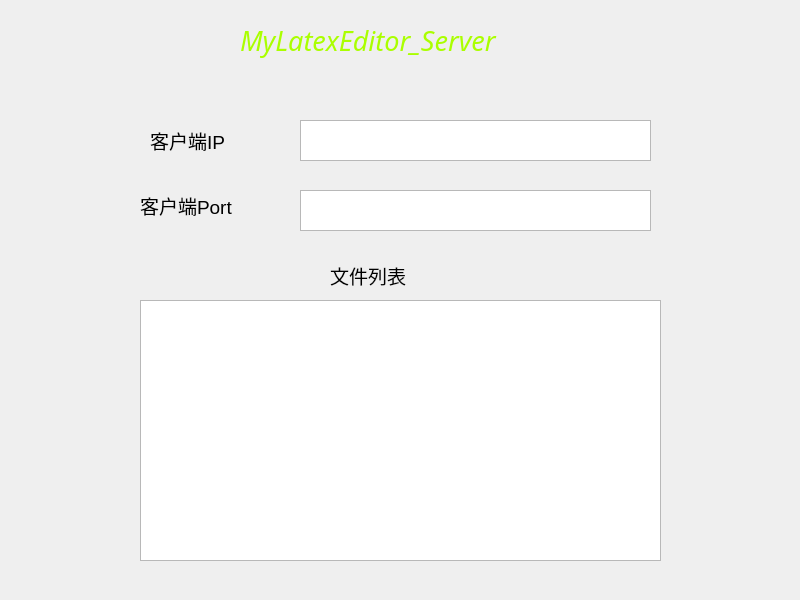
<?xml version="1.0" encoding="UTF-8"?>
<ui version="4.0">
 <class>Widget</class>
 <widget class="QWidget" name="Widget">
  <property name="geometry">
   <rect>
    <x>0</x>
    <y>0</y>
    <width>800</width>
    <height>600</height>
   </rect>
  </property>
  <property name="windowTitle">
   <string>Widget</string>
  </property>
  <widget class="QLabel" name="label">
   <property name="geometry">
    <rect>
     <x>150</x>
     <y>120</y>
     <width>121</width>
     <height>41</height>
    </rect>
   </property>
   <property name="font">
    <font>
     <pointsize>14</pointsize>
    </font>
   </property>
   <property name="text">
    <string>客户端IP</string>
   </property>
  </widget>
  <widget class="QLabel" name="label_2">
   <property name="geometry">
    <rect>
     <x>140</x>
     <y>190</y>
     <width>141</width>
     <height>31</height>
    </rect>
   </property>
   <property name="font">
    <font>
     <pointsize>14</pointsize>
    </font>
   </property>
   <property name="text">
    <string>客户端Port</string>
   </property>
  </widget>
  <widget class="QLabel" name="label_3">
   <property name="geometry">
    <rect>
     <x>240</x>
     <y>20</y>
     <width>331</width>
     <height>41</height>
    </rect>
   </property>
   <property name="font">
    <font>
     <family>Harlow Solid Italic</family>
     <pointsize>20</pointsize>
     <italic>true</italic>
     <bold>false</bold>
    </font>
   </property>
   <property name="styleSheet">
    <string notr="true">font: italic 20pt &quot;Harlow Solid Italic&quot;;
color: rgb(170, 255, 0);</string>
   </property>
   <property name="text">
    <string>MyLatexEditor_Server</string>
   </property>
  </widget>
  <widget class="QTextEdit" name="ipLineEdit">
   <property name="geometry">
    <rect>
     <x>300</x>
     <y>120</y>
     <width>351</width>
     <height>41</height>
    </rect>
   </property>
  </widget>
  <widget class="QTextEdit" name="portLineEdit">
   <property name="geometry">
    <rect>
     <x>300</x>
     <y>190</y>
     <width>351</width>
     <height>41</height>
    </rect>
   </property>
  </widget>
  <widget class="QLabel" name="label_5">
   <property name="geometry">
    <rect>
     <x>330</x>
     <y>260</y>
     <width>141</width>
     <height>31</height>
    </rect>
   </property>
   <property name="font">
    <font>
     <pointsize>14</pointsize>
    </font>
   </property>
   <property name="text">
    <string>文件列表</string>
   </property>
  </widget>
  <widget class="QTableView" name="tableView">
   <property name="geometry">
    <rect>
     <x>140</x>
     <y>300</y>
     <width>521</width>
     <height>261</height>
    </rect>
   </property>
  </widget>
 </widget>
 <resources/>
 <connections/>
</ui>
